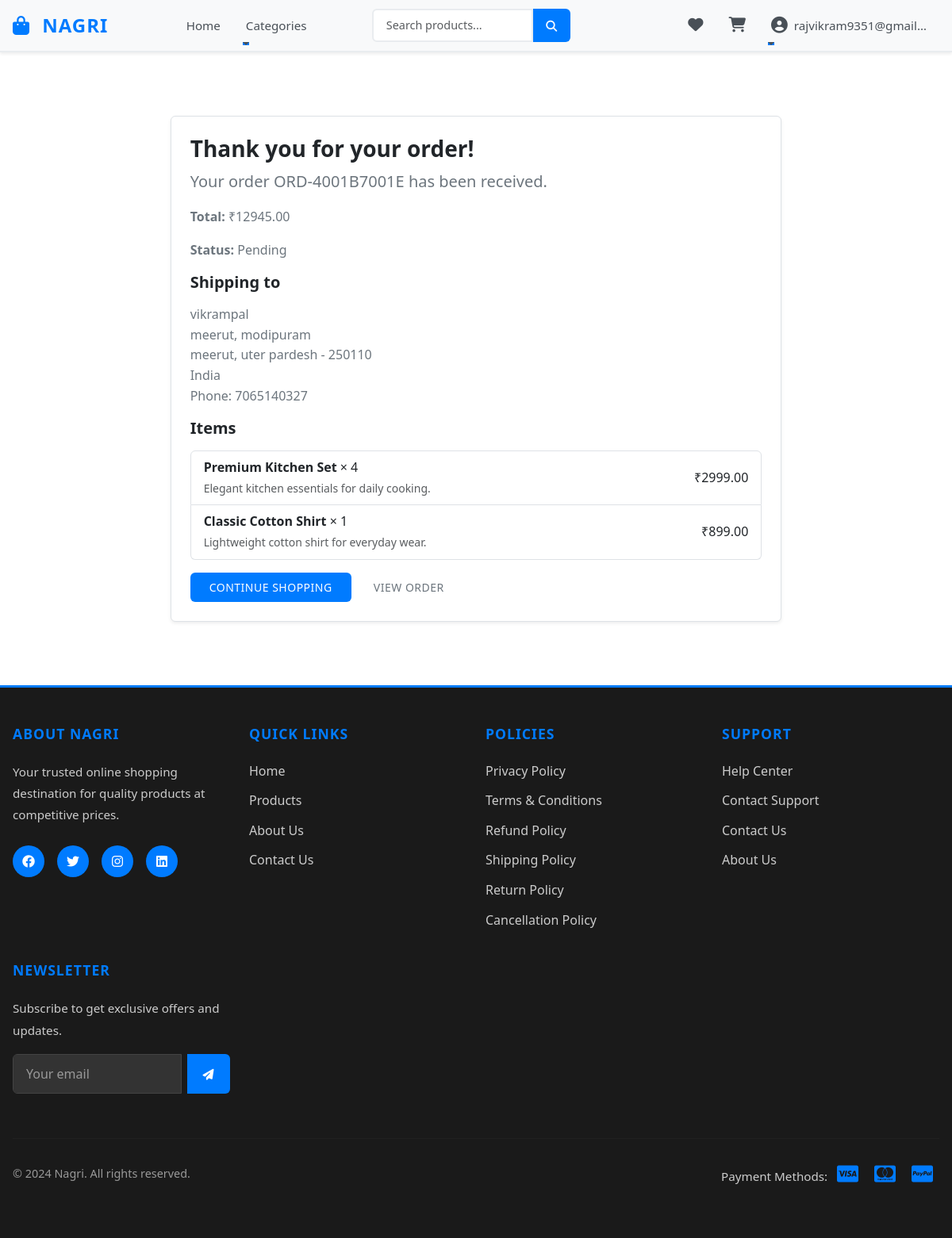
Screenshot of /orders/checkout/confirmation/1/ (signed in) with the database file from the repository.
### accounts/models.py (models this page shows, shortened)
class CustomUser(AbstractUser):
    email = models.EmailField(unique=True)
    phone = models.CharField(max_length=20, blank=True, null=True)
    avatar = models.ImageField(upload_to="profiles/", blank=True, null=True)
    is_vendor = models.BooleanField(default=False)
    is_customer = models.BooleanField(default=True)
    created_at = models.DateTimeField(auto_now_add=True)
    updated_at = models.DateTimeField(auto_now=True)
    USERNAME_FIELD = "email"
    REQUIRED_FIELDS = ["username"]

### orders/models.py (models this page shows, shortened)
class Order(models.Model):
    STATUS_CHOICES = [
        ("pending", "Pending"),
        ("paid", "Paid"),
        ("shipped", "Shipped"),
        ("completed", "Completed"),
        ("cancelled", "Cancelled"),
    ]
    TRACKING_CHOICES = [
        ("processing", "Processing"),
        ("packed", "Packed"),
        ("shipped", "Shipped"),
        ("out_for_delivery", "Out for Delivery"),
        ("delivered", "Delivered"),
    ]
    DELIVERY_CHOICES = [
        ("standard", "Standard Delivery (5-7 days) - FREE"),
        ("express", "Express Delivery (2-3 days) - ₹50"),
        ("overnight", "Overnight Delivery - ₹100"),
    ]
    PAYMENT_METHOD_CHOICES = [
        ("razorpay", "Credit/Debit Card"),
        ("netbanking", "Net Banking"),
        ("upi", "UPI"),
        ("wallet", "Wallet"),
        ("cod", "Cash on Delivery"),
    ]
    user = models.ForeignKey(settings.AUTH_USER_MODEL, on_delete=models.CASCADE, related_name="orders")
    order_number = models.CharField(max_length=50, unique=True)
    subtotal = models.DecimalField(max_digits=12, decimal_places=2, default=0.00)
    discount_amount = models.DecimalField(max_digits=12, decimal_places=2, default=0.00)
    delivery_charge = models.DecimalField(max_digits=12, decimal_places=2, default=0.00)
    total_amount = models.DecimalField(max_digits=12, decimal_places=2, default=0.00)
    coupon_code = models.CharField(max_length=50, blank=True, null=True)
    shipping_address = models.ForeignKey(Address, on_delete=models.SET_NULL, null=True, blank=True, related_name="orders")
    shipping_address_name = models.CharField(max_length=150, blank=True)
    shipping_address_phone = models.CharField(max_length=20, blank=True)
    shipping_address_line1 = models.CharField(max_length=255, blank=True)
    shipping_address_line2 = models.CharField(max_length=255, blank=True, null=True)
    shipping_address_city = models.CharField(max_length=100, blank=True)
    shipping_address_state = models.CharField(max_length=100, blank=True)
    shipping_address_postal_code = models.CharField(max_length=20, blank=True)
    shipping_address_country = models.CharField(max_length=100, blank=True, default="India")
    delivery_method = models.CharField(max_length=20, choices=DELIVERY_CHOICES, default="standard")
    payment_method = models.CharField(max_length=20, choices=PAYMENT_METHOD_CHOICES, default="razorpay")
    status = models.CharField(max_length=20, choices=STATUS_CHOICES, default="pending")
    tracking_status = models.CharField(max_length=30, choices=TRACKING_CHOICES, default="processing")
    tracking_code = models.CharField(max_length=100, blank=True, null=True)
    tracking_number = models.CharField(max_length=100, blank=True, null=True)
    is_paid = models.BooleanField(default=False)
    payment_provider = models.CharField(max_length=50, blank=True, default="razorpay")
    razorpay_order_id = models.CharField(max_length=255, blank=True, null=True)
    razorpay_payment_id = models.CharField(max_length=255, blank=True, null=True)
    razorpay_signature = models.CharField(max_length=255, blank=True, null=True)
    created_at = models.DateTimeField(auto_now_add=True)
    updated_at = models.DateTimeField(auto_now=True)
    class Meta:
        ordering = ["-created_at"]

class OrderItem(models.Model):
    order = models.ForeignKey(Order, on_delete=models.CASCADE, related_name="items")
    product = models.ForeignKey(Product, on_delete=models.CASCADE, related_name="order_items")
    quantity = models.PositiveIntegerField(default=1)
    price = models.DecimalField(max_digits=10, decimal_places=2)

### products/models.py (models this page shows, shortened)
class Product(models.Model):
    name = models.CharField(max_length=200, db_index=True)
    slug = models.SlugField(unique=True, db_index=True)
    category = models.ForeignKey(Category, on_delete=models.CASCADE, related_name="products", db_index=True)
    subcategory = models.ForeignKey(SubCategory, on_delete=models.SET_NULL, related_name="products", null=True, blank=True, db_index=True)
    short_description = models.TextField(blank=True, null=True)
    description = models.TextField(blank=True, null=True)
    brand = models.CharField(max_length=100, blank=True, null=True, db_index=True)
    tags = models.CharField(max_length=255, blank=True, null=True)
    price = models.DecimalField(max_digits=10, decimal_places=2, db_index=True)
    compare_price = models.DecimalField(max_digits=10, decimal_places=2, default=0.00)
    rating = models.DecimalField(max_digits=3, decimal_places=2, default=0.00, db_index=True)
    image = models.ImageField(upload_to="products/", blank=True, null=True)
    is_featured = models.BooleanField(default=False, db_index=True)
    is_bestseller = models.BooleanField(default=False, db_index=True)
    is_active = models.BooleanField(default=True, db_index=True)
    created_at = models.DateTimeField(auto_now_add=True, db_index=True)
    updated_at = models.DateTimeField(auto_now=True)
    class Meta:
        indexes = [
            models.Index(fields=["is_active", "is_featured", "is_bestseller", "created_at"]),
            models.Index(fields=["category", "is_active", "created_at"]),
            models.Index(fields=["price", "is_active"]),
        ]

### orders/views.py (the view)
# urls.py: path("checkout/confirmation/<int:order_id>/", order_confirmation_view, name="order_confirmation"),
@login_required(login_url='login')
def order_confirmation_view(request, order_id):
    order = get_object_or_404(Order, id=order_id, user=request.user)
    items = order.items.all().select_related('product')
    context = {
        'order': order,
        'items': items,
    }
    return render(request, 'checkout/order_confirmation.html', context)

### templates/checkout/order_confirmation.html (shortened to what this page needs)
{% extends "base/base.html" %}
{% block content %}
<div class="container mt-5">
  <div class="row justify-content-center">
    <div class="col-md-8">
      <div class="card">
        <div class="card-body">
          <h3 class="card-title">Thank you for your order!</h3>
          <p class="lead">Your order <strong>{{ order.order_number }}</strong> has been received.</p>
          <div class="mb-3">
            <p><strong>Total:</strong> ₹{{ order.total_amount }}</p>
            <p><strong>Status:</strong> {{ order.status|capfirst }}</p>
          </div>
          <h5>Shipping to</h5>
          <p>
            {{ order.shipping_address_name }}<br>
            {{ order.shipping_address_line1 }}{% if order.shipping_address_line2 %}, {{ order.shipping_address_line2 }}{% endif %}<br>
            {{ order.shipping_address_city }}, {{ order.shipping_address_state }} - {{ order.shipping_address_postal_code }}<br>
            {{ order.shipping_address_country }}<br>
            Phone: {{ order.shipping_address_phone }}
          </p>
          <h5>Items</h5>
          <ul class="list-group mb-3">
            {% for item in items %}
              <li class="list-group-item d-flex justify-content-between align-items-center">
                <div>
                  <strong>{{ item.product.name }}</strong> &times; {{ item.quantity }}<br>
                  <small class="text-muted">{{ item.product.short_description|default:item.product.name }}</small>
                </div>
                <span>₹{{ item.price }}</span>
              </li>
            {% empty %}
              <li class="list-group-item">No items found for this order.</li>
            {% endfor %}
          </ul>
          <a href="{% url 'home' %}" class="btn btn-primary">Continue Shopping</a>
          <a href="{% url 'order_detail' order.id %}" class="btn btn-outline-secondary">View Order</a>
        </div>
      </div>
    </div>
  </div>
</div>
{% endblock %}

### templates/base/base.html (shortened to what this page needs)
<!DOCTYPE html>
<html lang="en">
<head>
    {% load static %}
    <link href="https://cdn.jsdelivr.net/npm/bootstrap@5.3.0/dist/css/bootstrap.min.css" rel="stylesheet">
    <link rel="stylesheet" href="https://cdnjs.cloudflare.com/ajax/libs/font-awesome/6.4.0/css/all.min.css">
    <link rel="stylesheet" href="{% static 'css/base/base.css' %}">
    <link rel="stylesheet" href="{% static 'css/base/navbar.css' %}">
    <link rel="stylesheet" href="{% static 'css/base/footer.css' %}">
</head>
<body>
    <nav class="navbar navbar-expand-lg navbar-light bg-light navbar-sticky">
        <div class="container-fluid">
            <a class="navbar-brand" href="{% url 'home' %}">
                <i class="fas fa-shopping-bag"></i> <strong>NAGRI</strong>
            </a>
            <div class="collapse navbar-collapse" id="navbarNav">
                <ul class="navbar-nav ms-auto">
                    <li class="nav-item">
                        <a class="nav-link" href="{% url 'home' %}">Home</a>
                    </li>
                    <li class="nav-item dropdown">
                        <a class="nav-link dropdown-toggle" href="#" id="categoriesDropdown" role="button" data-bs-toggle="dropdown" aria-expanded="false">
                            Categories
                        </a>
                    </li>
                </ul>
                <form class="d-flex mx-auto search-form" method="get" action="{% url 'product_list' %}">
                    <input class="form-control search-input" type="search" name="search" placeholder="Search products..." value="{{ search_query|default:'' }}">
                    <button class="btn btn-primary" type="submit">
                        <i class="fas fa-search"></i>
                    </button>
                </form>
                <ul class="navbar-nav ms-auto">
                    {% if user.is_authenticated %}
                        <li class="nav-item">
                            <a class="nav-link position-relative" href="{% url 'wishlist_list' %}">
                                <i class="fas fa-heart"></i>
                            </a>
                        </li>
                        <li class="nav-item">
                            <a class="nav-link position-relative" href="{% url 'cart_detail' %}">
                                <i class="fas fa-shopping-cart"></i>
                            </a>
                        </li>
                        <li class="nav-item dropdown">
                            <a class="nav-link dropdown-toggle" href="#" id="accountDropdown" role="button" data-bs-toggle="dropdown" aria-expanded="false">
                                <i class="fas fa-user-circle"></i> {{ user.email|truncatechars:20 }}
                            </a>
                        </li>
                    {% endif %}
                </ul>
            </div>
        </div>
    </nav>
    <main class="main-content">
        {% block content %}{% endblock %}
    </main>
    <footer class="footer bg-dark text-white mt-5 py-5">
        <div class="container">
            <div class="row">
                <div class="col-md-3 mb-4">
                    <h5 class="footer-title">About Nagri</h5>
                    <p class="footer-text">Your trusted online shopping destination for quality products at competitive prices.</p>
                    <div class="social-links">
                        <a href="#" title="Facebook"><i class="fab fa-facebook"></i></a>
                        <a href="#" title="Twitter"><i class="fab fa-twitter"></i></a>
                        <a href="#" title="Instagram"><i class="fab fa-instagram"></i></a>
                        <a href="#" title="LinkedIn"><i class="fab fa-linkedin"></i></a>
                    </div>
                </div>
                <div class="col-md-3 mb-4">
                    <h5 class="footer-title">Quick Links</h5>
                    <ul class="footer-links">
                        <li><a href="{% url 'home' %}">Home</a></li>
                        <li><a href="{% url 'product_list' %}">Products</a></li>
                        <li><a href="{% url 'about' %}">About Us</a></li>
                        <li><a href="{% url 'contact' %}">Contact Us</a></li>
                    </ul>
                </div>
                <div class="col-md-3 mb-4">
                    <h5 class="footer-title">Policies</h5>
                    <ul class="footer-links">
                        <li><a href="{% url 'privacy_policy' %}">Privacy Policy</a></li>
                        <li><a href="{% url 'terms_conditions' %}">Terms & Conditions</a></li>
                        <li><a href="{% url 'refund_policy' %}">Refund Policy</a></li>
                        <li><a href="{% url 'shipping_policy' %}">Shipping Policy</a></li>
                        <li><a href="{% url 'return_policy' %}">Return Policy</a></li>
                        <li><a href="{% url 'cancellation_policy' %}">Cancellation Policy</a></li>
                    </ul>
                </div>
                <div class="col-md-3 mb-4">
                    <h5 class="footer-title">Support</h5>
                    <ul class="footer-links">
                        <li><a href="{% url 'help_center' %}">Help Center</a></li>
                        <li><a href="{% url 'contact_support' %}">Contact Support</a></li>
                        <li><a href="{% url 'contact' %}">Contact Us</a></li>
                        <li><a href="{% url 'about' %}">About Us</a></li>
                    </ul>
                </div>
                <div class="col-md-3 mb-4">
                    <h5 class="footer-title">Newsletter</h5>
                    <p class="footer-text">Subscribe to get exclusive offers and updates.</p>
                    <form class="newsletter-form">
                        <div class="input-group">
                            <input type="email" class="form-control" placeholder="Your email" required>
                            <button class="btn btn-primary" type="submit">
                                <i class="fas fa-paper-plane"></i>
                            </button>
                        </div>
                    </form>
                </div>
            </div>
            <hr class="footer-divider">
            <div class="row">
                <div class="col-md-6">
                    <p class="footer-copyright">&copy; 2024 Nagri. All rights reserved.</p>
                </div>
                <div class="col-md-6 text-md-end">
                    <p class="footer-text">Payment Methods: <i class="fab fa-cc-visa"></i> <i class="fab fa-cc-mastercard"></i> <i class="fab fa-cc-paypal"></i></p>
                </div>
            </div>
        </div>
    </footer>
</body>
</html>

### rows the page displays
CustomUser: email "rajvikram9351@gmail…"
Order: order_number "ORD-4001B7001E", total_amount "12945.00", status "Pending", shipping_address_name "vikrampal", shipping_address_line1 "meerut", shipping_address_line2 "modipuram", shipping_address_city "meerut", shipping_address_state "uter pardesh", shipping_address_postal_code "250110", shipping_address_country "India", shipping_address_phone "7065140327"
OrderItem: product.name "Premium Kitchen Set", quantity "4", product.short_description "Elegant kitchen essentials for daily cooking.", price "2999.00"
OrderItem: product.name "Classic Cotton Shirt", quantity "1", product.short_description "Lightweight cotton shirt for everyday wear.", price "899.00"
